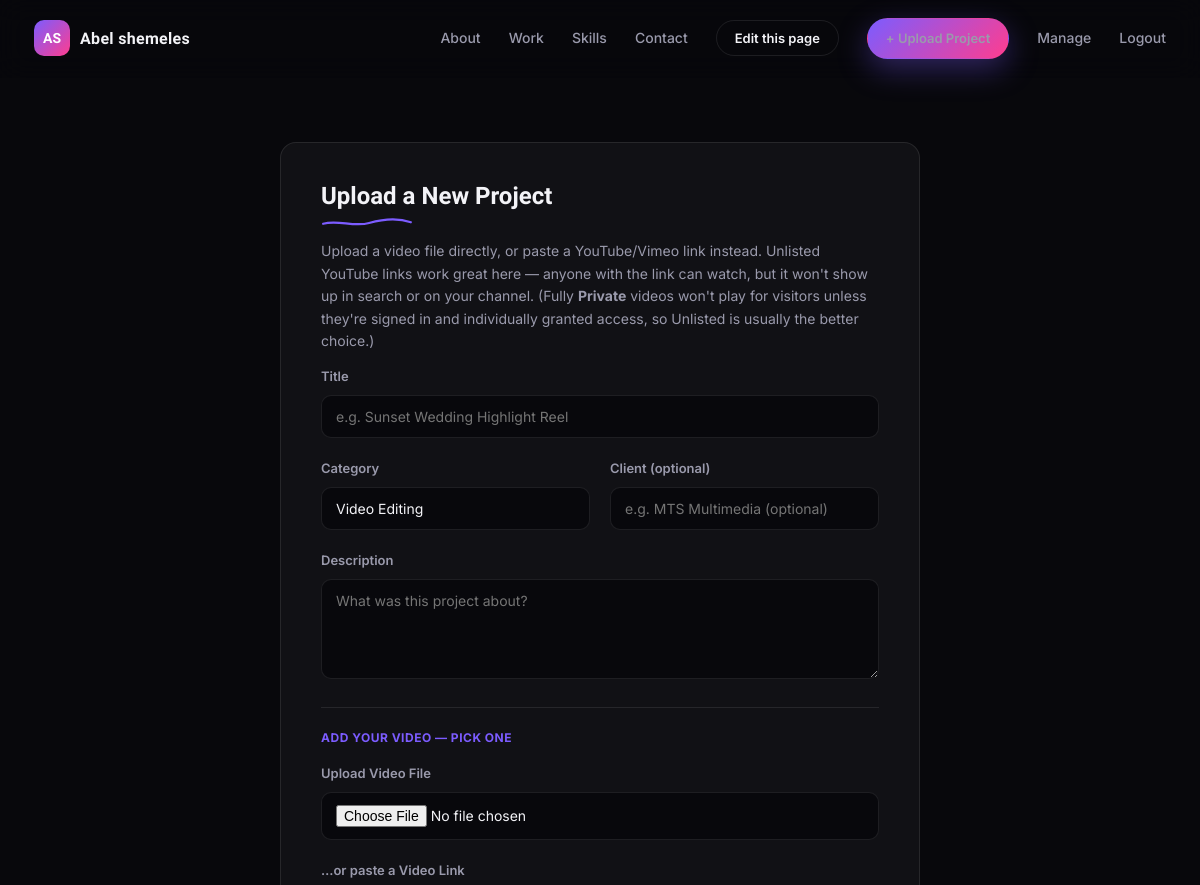
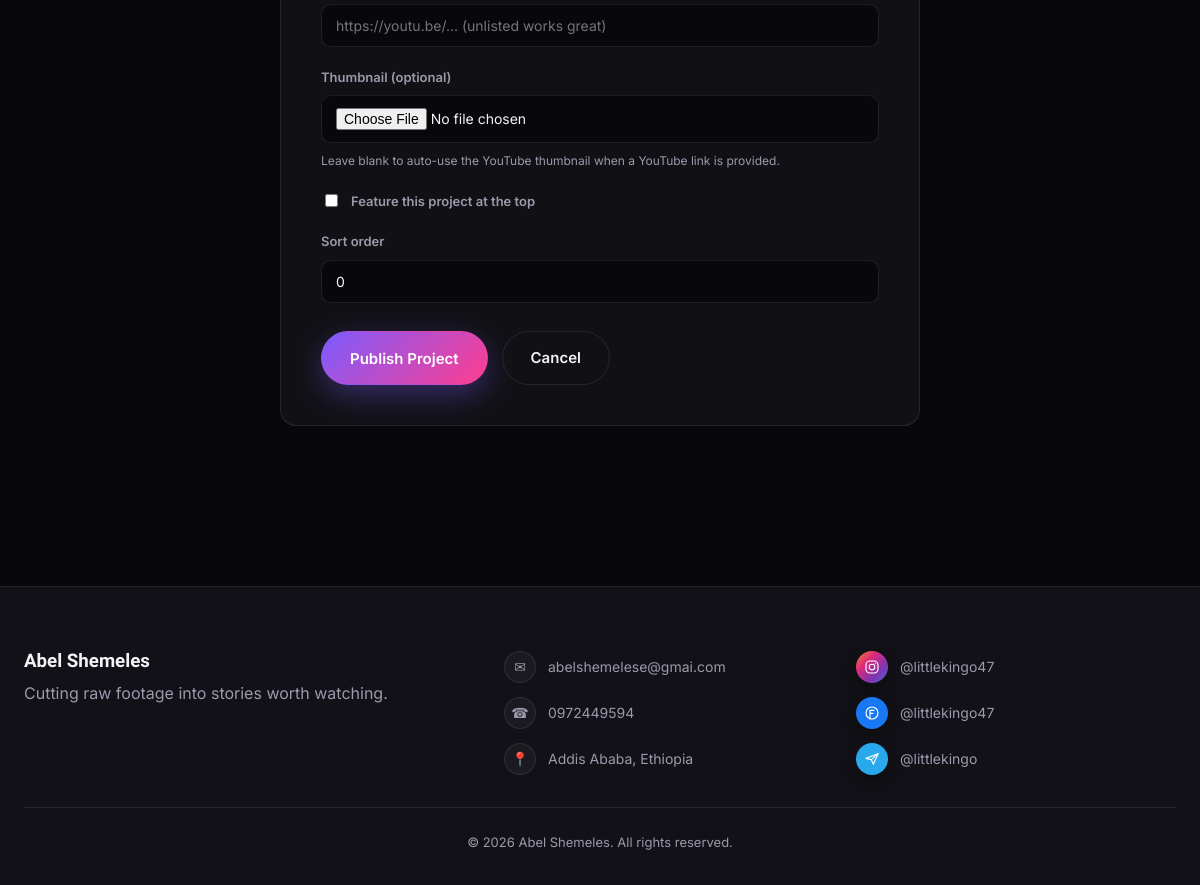
/projects/upload/ (signed in), run on the app's committed database (2 pictures, top to bottom).
### portfolio/models.py (models this page shows, shortened)
class SiteProfile(models.Model):
    name = models.CharField(max_length=200, default='Abel Shemeles')
    alias = models.CharField(max_length=100, blank=True, help_text='Short nickname shown in the nav bar.')
    title = models.CharField(max_length=200, help_text='Hero headline, e.g. "Video Editor & Visual Storyteller".')
    tagline = models.CharField(max_length=300, help_text='One-line summary shown under the headline and in the footer.')
    bio = models.TextField(blank=True, help_text='Full About Me paragraph.')
    highlight = models.CharField(max_length=300, blank=True, help_text='Short pull-quote shown under the bio.')
    since = models.CharField(max_length=10, blank=True, help_text='Year you started, e.g. 2021.')
    location = models.CharField(max_length=200, blank=True)
    phone = models.CharField(max_length=50, blank=True)
    email = models.EmailField(blank=True)
    instagram = models.CharField(
        max_length=100, blank=True, help_text='Username only, without @.',
        validators=[SOCIAL_HANDLE_VALIDATOR],
    )
    facebook = models.CharField(
        max_length=100, blank=True, help_text='Username only.',
        validators=[SOCIAL_HANDLE_VALIDATOR],
    )
    telegram = models.CharField(
        max_length=100, blank=True, help_text='Username only.',
        validators=[SOCIAL_HANDLE_VALIDATOR],
    )
    show_experience_section = models.BooleanField(default=True, help_text='Show or hide the Experience section.')
    availability_text = models.CharField(max_length=120, default='Available for freelance work')
    hero_primary_cta_label = models.CharField(max_length=50, default='View My Work')
    hero_secondary_cta_label = models.CharField(max_length=50, default='Get In Touch')
    theme_bg = models.CharField(max_length=7, default='#08080c', validators=[RegexValidator(HEX_COLOR_PATTERN)])
    theme_bg_alt = models.CharField(max_length=7, default='#111117', validators=[RegexValidator(HEX_COLOR_PATTERN)])
    theme_text = models.CharField(max_length=7, default='#f3f3f7', validators=[RegexValidator(HEX_COLOR_PATTERN)])
    theme_text_muted = models.CharField(max_length=7, default='#9a9aac', validators=[RegexValidator(HEX_COLOR_PATTERN)])
    theme_accent = models.CharField(max_length=7, default='#7c5cff', validators=[RegexValidator(HEX_COLOR_PATTERN)])
    theme_accent_2 = models.CharField(max_length=7, default='#ff3d8f', validators=[RegexValidator(HEX_COLOR_PATTERN)])
    theme_accent_3 = models.CharField(max_length=7, default='#00e5c7', validators=[RegexValidator(HEX_COLOR_PATTERN)])
    hero_main_image = models.ImageField(
        upload_to='profile/', blank=True, null=True,
        validators=[FileExtensionValidator(IMAGE_EXTENSIONS)],
        help_text='Main portrait in the hero card.',
    )
    hero_badge_image = models.ImageField(
        upload_to='profile/', blank=True, null=True,
        validators=[FileExtensionValidator(IMAGE_EXTENSIONS)],
        help_text='Small floating hero image.',
    )
    hero_cutout_image = models.ImageField(
        upload_to='profile/', blank=True, null=True,
        validators=[FileExtensionValidator(IMAGE_EXTENSIONS)],
        help_text='Right-side hero cutout image.',
    )
    about_main_image = models.ImageField(
        upload_to='profile/', blank=True, null=True,
        validators=[FileExtensionValidator(IMAGE_EXTENSIONS)],
        help_text='First image in the about photo pair.',
    )
    about_side_image = models.ImageField(
        upload_to='profile/', blank=True, null=True,
        validators=[FileExtensionValidator(IMAGE_EXTENSIONS)],
        help_text='Second image in the about photo pair.',
    )
    about_video_file = models.FileField(
        upload_to='profile/videos/', blank=True, null=True,
        validators=[FileExtensionValidator(VIDEO_EXTENSIONS)],
        help_text='Video shown in the panel beside the About Me text.',
    )
    about_video_url = models.URLField(
        blank=True,
        help_text='YouTube, Vimeo or TikTok link used instead of an upload.',
    )
    about_video_poster = models.ImageField(
        upload_to='profile/', blank=True, null=True,
        validators=[FileExtensionValidator(IMAGE_EXTENSIONS)],
        help_text='Still image shown before the about video plays.',
    )
    about_video_orientation = models.CharField(
        max_length=12, choices=ORIENTATION_CHOICES, default='landscape',
    )
    updated_at = models.DateTimeField(auto_now=True)
    class Meta:
        verbose_name = 'Site Profile'
        verbose_name_plural = 'Site Profile'
    @classmethod
    def load(cls):
        obj, _ = cls.objects.get_or_create(pk=1, defaults={'title': 'Video Editor', 'tagline': ''})
        return obj

### portfolio/views.py (the view)
# urls.py: path('projects/upload/', views.upload_project, name='upload_project'),
@owner_required
def upload_project(request):
    if request.method == 'POST':
        form = ProjectForm(request.POST, request.FILES)
        if form.is_valid():
            project = form.save()
            messages.success(request, f'"{project.title}" was added to your portfolio.')
            return redirect('portfolio:project_detail', pk=project.pk)
    else:
        form = ProjectForm()
    return render(request, 'portfolio/project_form.html', {'form': form, 'mode': 'add'})

### portfolio/forms.py (shortened to what this page needs)
class ProjectForm(StyledFormMixin, forms.ModelForm):
    class Meta:
        model = Project
        fields = [
            'title', 'category', 'client', 'description',
            'video_file', 'video_url', 'thumbnail', 'is_featured', 'order',
        ]
        widgets = {
            'description': forms.Textarea(attrs={'rows': 4, 'placeholder': 'What was this project about?'}),
            'title': forms.TextInput(attrs={'placeholder': 'e.g. Sunset Wedding Highlight Reel'}),
            'category': forms.TextInput(attrs={'placeholder': 'e.g. Video Editing'}),
            'client': forms.TextInput(attrs={'placeholder': 'e.g. MTS Multimedia (optional)'}),
            'video_url': forms.URLInput(attrs={'placeholder': 'https://youtu.be/... (unlisted works great)'}),
        }
    def __init__(self, *args, **kwargs):
        super().__init__(*args, **kwargs)
        self.fields['video_url'].validators = [URLValidator(schemes=['http', 'https'])]
        self._style_fields()

### portfolio/context_processors.py (called while the page is built)
def site_profile(request):
    return {'profile': SiteProfile.load()}

### portfolio/forms.py (called while the page is built)
    def _style_fields(self):
        for field in self.fields.values():
            css_class = 'form-checkbox' if isinstance(field.widget, forms.CheckboxInput) else 'form-input'
            existing = field.widget.attrs.get('class', '')
            field.widget.attrs['class'] = f'{existing} {css_class}'.strip()

### portfolio/templatetags/portfolio_extras.py (called while the page is built)
@register.simple_tag
def icon(name, css_class=''):
    svg = _ICONS.get(name)
    if not svg:
        return ''
    if css_class:
        svg = svg.replace('<svg ', f'<svg class="{css_class}" ', 1)
    return mark_safe(svg)

@register.simple_tag(takes_context=True)
def editable(context, key, pk=None):
    if key not in EDIT_REGIONS:
        message = f'{{% editable %}} got an unknown region key "{key}".'
        if settings.DEBUG:
            raise template.TemplateSyntaxError(message)
        logger.warning(message)
        return ''
    request = context.get('request')
    user = getattr(request, 'user', None)
    if not (user and user.is_authenticated and user.is_staff):
        return ''
    attrs = f'data-edit-key="{key}" data-edit-label="{escape(EDIT_REGIONS[key].label.lower())}"'
    if pk is not None:
        attrs += f' data-edit-pk="{escape(pk)}"'
    return mark_safe(attrs)

### portfolio/templates/portfolio/project_form.html (shortened to what this page needs)
{% extends 'portfolio/base.html' %}
{% block content %}
<section class="form-page">
  <div class="form-card">
    <h1 class="reveal">{% if mode == 'edit' %}Edit Project{% else %}Upload a New Project{% endif %}{% include 'portfolio/includes/title_underline.html' %}</h1>
    <p class="form-sub">
      Upload a video file directly, or paste a YouTube/Vimeo link instead. Unlisted YouTube
      links work great here — anyone with the link can watch, but it won't show up in search
      or on your channel. (Fully <strong>Private</strong> videos won't play for visitors unless
      they're signed in and individually granted access, so Unlisted is usually the better choice.)
    </p>
    <form method="post" enctype="multipart/form-data" novalidate>
      <div class="form-row">
        <label for="{{ form.title.id_for_label }}">Title</label>
        {{ form.title }}
      </div>
      <div class="form-row form-row-split">
        <div>
          <label for="{{ form.category.id_for_label }}">Category</label>
          {{ form.category }}
        </div>
        <div>
          <label for="{{ form.client.id_for_label }}">Client (optional)</label>
          {{ form.client }}
        </div>
      </div>
      <div class="form-row">
        <label for="{{ form.description.id_for_label }}">Description</label>
        {{ form.description }}
      </div>
      <div class="form-divider">Add your video — pick one</div>
      <div class="form-row">
        <label for="{{ form.video_file.id_for_label }}">Upload Video File</label>
        {{ form.video_file }}
      </div>
      <div class="form-row">
        <label for="{{ form.video_url.id_for_label }}">…or paste a Video Link</label>
        {{ form.video_url }}
      </div>
      <div class="form-row">
        <label for="{{ form.thumbnail.id_for_label }}">Thumbnail (optional)</label>
        {{ form.thumbnail }}
        <p class="field-hint">Leave blank to auto-use the YouTube thumbnail when a YouTube link is provided.</p>
      </div>
      <div class="form-row form-row-inline">
        {{ form.is_featured }}
        <label for="{{ form.is_featured.id_for_label }}">Feature this project at the top</label>
      </div>
      <div class="form-row">
        <label for="{{ form.order.id_for_label }}">Sort order</label>
        {{ form.order }}
      </div>
      <div class="form-actions">
        <button type="submit" class="btn btn-accent">{% if mode == 'edit' %}Save Changes{% else %}Publish Project{% endif %}</button>
        <a href="{% if mode == 'edit' %}{% url 'portfolio:project_detail' project.pk %}{% else %}{% url 'portfolio:home' %}{% endif %}" class="btn btn-ghost">Cancel</a>
      </div>
    </form>
  </div>
</section>
{% endblock %}

### portfolio/templates/portfolio/includes/navbar.html (shortened to what this page needs)
{% load portfolio_extras %}
<header class="nav" id="siteNav">
  <div class="nav-inner">
    <div class="brand-wrap" {% editable 'identity' %}>
      <a href="{% url 'portfolio:home' %}" class="brand">
        <span class="brand-mark">AS</span>
        <span class="brand-name">{{ profile.alias|default:profile.name }}</span>
      </a>
    </div>
    <nav class="nav-links" id="navLinks">
      <a href="{% url 'portfolio:home' %}#about">About</a>
      <a href="{% url 'portfolio:home' %}#work">Work</a>
      <a href="{% url 'portfolio:home' %}#skills">Skills</a>
      <a href="{% url 'portfolio:home' %}#contact">Contact</a>
      {% if request.user.is_authenticated and request.user.is_staff %}
        <button type="button" class="btn btn-ghost btn-small edit-toggle" id="editModeToggle" aria-pressed="false" hidden>Edit this page</button>
        <a href="{% url 'portfolio:upload_project' %}" class="btn btn-accent btn-small">+ Upload Project</a>
        <a href="{% url 'portfolio:manage_projects' %}">Manage</a>
        <form action="{% url 'portfolio:logout' %}" method="post" class="inline-form">
          <button type="submit" class="link-btn">Logout</button>
        </form>
      {% else %}
        <a href="{% url 'portfolio:login' %}">Login</a>
      {% endif %}
    </nav>
  </div>
</header>

### portfolio/templates/portfolio/includes/footer.html
{% load portfolio_extras %}
<footer class="site-footer" id="contact">
  <div class="footer-inner">
    <div class="footer-brand">
      <h3>{{ profile.name }}</h3>
      <p>{{ profile.tagline }}</p>
    </div>
    <div class="footer-contact" {% editable 'contact' %}>
      <a href="mailto:{{ profile.email }}" class="contact-line"><span class="contact-badge">✉</span>{{ profile.email }}</a>
      <a href="tel:{{ profile.phone }}" class="contact-line"><span class="contact-badge">☎</span>{{ profile.phone }}</a>
      <span class="contact-line"><span class="contact-badge">📍</span>{{ profile.location }}</span>
    </div>
    <div class="footer-social">
      <a href="https://instagram.com/{{ profile.instagram }}" target="_blank" rel="noopener noreferrer" class="social-badge">
        <span class="social-icon social-instagram">{% icon 'instagram' %}</span> @{{ profile.instagram }}
      </a>
      <a href="https://facebook.com/{{ profile.facebook }}" target="_blank" rel="noopener noreferrer" class="social-badge">
        <span class="social-icon social-facebook">{% icon 'facebook' %}</span> @{{ profile.facebook }}
      </a>
      <a href="https://t.me/{{ profile.telegram }}" target="_blank" rel="noopener noreferrer" class="social-badge">
        <span class="social-icon social-telegram">{% icon 'telegram' %}</span> @{{ profile.telegram }}
      </a>
    </div>
  </div>
  <p class="footer-copy">© {% now "Y" %} {{ profile.name }}. All rights reserved.</p>
</footer>

### data on the page
SiteProfile: alias "Abel shemeles", name "Abel Shemeles", tagline "Cutting raw footage into stories worth watching.", email "abelshemelese@gmai.com", phone "0972449594", location "Addis Ababa, Ethiopia", instagram "littlekingo47", facebook "littlekingo47", telegram "littlekingo"
